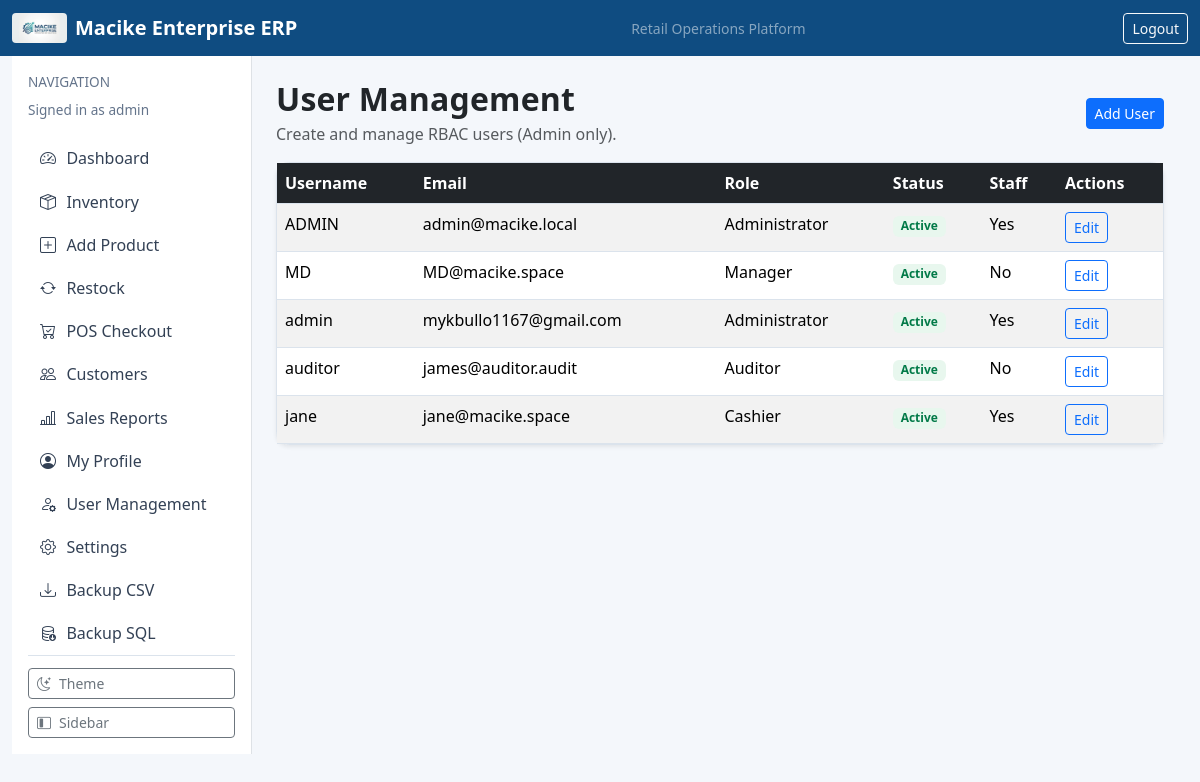
The page /accounts/users/ (signed in) on the database as committed earlier.
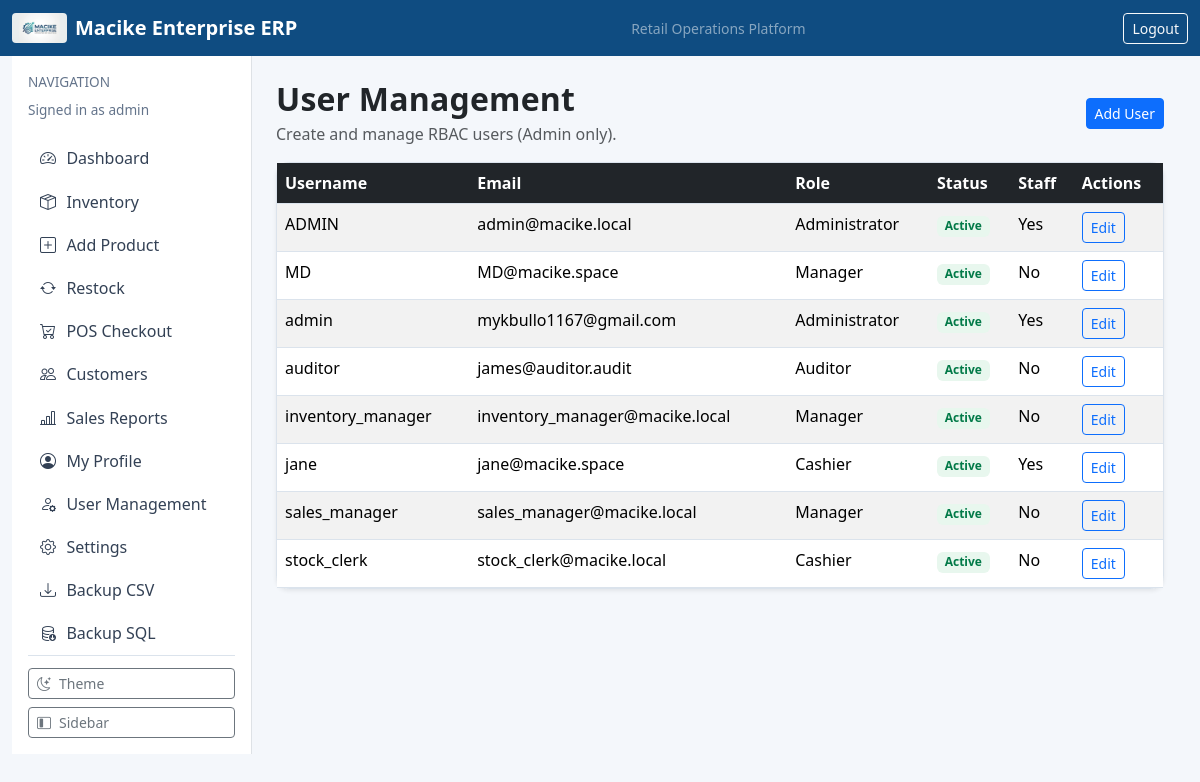
The same page on the database as committed later.
### dashboard/models.py (models this page shows, shortened)
class AppSettings(models.Model):
    class ThemeChoice(models.TextChoices):
        LIGHT = "light", "Light"
        DARK = "dark", "Dark"
        SYSTEM = "system", "System"
    business_name = models.CharField(max_length=120, default="Macike Enterprise")
    logo_url = models.CharField(max_length=255, blank=True, help_text="Set a web/static path e.g. /static/img/macike-logo.png")
    business_address = models.CharField(max_length=255, blank=True, default="Mombasa, Kenya")
    business_phone = models.CharField(max_length=40, blank=True, default="")
    business_email = models.EmailField(blank=True, default="")
    currency_code = models.CharField(max_length=10, default="KES")
    vat_rate = models.DecimalField(max_digits=5, decimal_places=2, default=16.00)
    invoice_terms = models.CharField(max_length=255, default="Pay via M-Pesa. Payment due within 5 days.")
    receipt_footer = models.CharField(max_length=255, default="Thank you for shopping with Macike Enterprise.")
    theme = models.CharField(max_length=10, choices=ThemeChoice.choices, default=ThemeChoice.LIGHT)
    compact_mode = models.BooleanField(default=False)
    default_payment_method = models.CharField(max_length=20, default="CASH")
    require_phone_for_mpesa = models.BooleanField(default=True)
    auto_open_receipt = models.BooleanField(default=True)
    updated_at = models.DateTimeField(auto_now=True)
    @classmethod
    def get_solo(cls):
        obj, _ = cls.objects.get_or_create(pk=1)
        return obj

### accounts/models.py (models this page shows, shortened)
class CustomUser(AbstractUser):
    class Roles(models.TextChoices):
        ADMIN = "ADMIN", "Administrator"
        MANAGER = "MANAGER", "Manager"
        CASHIER = "CASHIER", "Cashier"
        AUDITOR = "AUDITOR", "Auditor"
    role = models.CharField(max_length=20, choices=Roles.choices, default=Roles.CASHIER)
    phone_number = models.CharField(max_length=15, blank=True, null=True)

### accounts/views.py (the view)
# urls.py: path("accounts/users/", user_list_view, name="accounts-users"),
@login_required
@role_required("ADMIN")
def user_list_view(request):
    users = CustomUser.objects.all().order_by("username")
    return render(request, "accounts/user_list.html", {"users": users})

### accounts/permissions.py (called while the page is built)
def role_required(*allowed_roles):
    def decorator(view_func):
        @wraps(view_func)
        def _wrapped(request, *args, **kwargs):
            user = request.user
            if not user.is_authenticated:
                return redirect("login")
            if user.is_superuser or getattr(user, "role", None) in allowed_roles:
                return view_func(request, *args, **kwargs)
            messages.error(request, "You do not have permission to access this page.")
            return redirect("dashboard-home")
        return _wrapped
    return decorator

### dashboard/context_processors.py (called while the page is built)
def app_settings(request):
    return {"app_settings": AppSettings.get_solo()}

### templates/accounts/user_list.html
{% extends "base.html" %}
{% block content %}
<div class="d-flex justify-content-between align-items-center mb-3">
    <div>
        <h2 class="section-title mb-1">User Management</h2>
        <p class="text-muted mb-0">Create and manage RBAC users (Admin only).</p>
    </div>
    <a class="btn btn-primary btn-sm" href="/accounts/users/new/">Add User</a>
</div>
<div class="card shadow-sm">
    <div class="table-responsive">
        <table class="table table-striped mb-0">
            <thead class="table-dark">
                <tr><th>Username</th><th>Email</th><th>Role</th><th>Status</th><th>Staff</th><th>Actions</th></tr>
            </thead>
            <tbody>
                {% for u in users %}
                    <tr>
                        <td>{{ u.username }}</td>
                        <td>{{ u.email|default:"-" }}</td>
                        <td>{{ u.get_role_display }}</td>
                        <td>{% if u.is_active %}<span class="badge badge-soft-success">Active</span>{% else %}<span class="badge badge-soft-danger">Inactive</span>{% endif %}</td>
                        <td>{% if u.is_staff %}Yes{% else %}No{% endif %}</td>
                        <td><a class="btn btn-outline-primary btn-sm" href="/accounts/users/{{ u.id }}/edit/">Edit</a></td>
                    </tr>
                {% empty %}
                    <tr><td colspan="6" class="text-center">No users found.</td></tr>
                {% endfor %}
            </tbody>
        </table>
    </div>
</div>
{% endblock %}

### templates/base.html (shortened to what this page needs)
{% load static %}
<!doctype html>
<html lang="en">
<head>
    <link href="https://cdn.jsdelivr.net/npm/bootstrap@5.3.3/dist/css/bootstrap.min.css" rel="stylesheet">
    <link href="https://cdn.jsdelivr.net/npm/bootstrap-icons@1.11.3/font/bootstrap-icons.css" rel="stylesheet">
</head>
<body class="{% if app_settings.theme == 'dark' %}theme-dark{% endif %}{% if app_settings.compact_mode %} compact{% endif %}">
    <nav class="navbar navbar-expand-lg navbar-dark" style="background: var(--brand-primary);">
        <div class="container-fluid">
            <a class="navbar-brand fw-semibold d-flex align-items-center gap-2" href="/">
                {% if app_settings.logo_url %}
                    <img src="{{ app_settings.logo_url }}" alt="Business Logo" style="height: 30px; width: auto; border-radius: 4px;">
                {% endif %}
                <span>{{ app_settings.business_name }} ERP</span>
            </a>
            <span class="text-white-50 small d-none d-md-inline">Retail Operations Platform</span>
            {% if user.is_authenticated %}
                <form method="post" action="/logout/" class="d-inline">
                    <button class="btn btn-outline-light btn-sm" type="submit">Logout</button>
                </form>
            {% endif %}
        </div>
    </nav>
    <main class="container-fluid app-shell">
        <div class="row g-0">
            {% if user.is_authenticated %}
            <aside class="sidebar-col p-3 border-end bg-white d-flex flex-column">
                <div>
                    <p class="text-uppercase app-subtitle mb-2 sidebar-caption">Navigation</p>
                    <p class="app-subtitle sidebar-role mb-3">Signed in as {{ user.username }}</p>
                </div>
                <div class="flex-grow-1">
                    <a class="sidebar-link" href="/" title="Dashboard"><i class="bi bi-speedometer2"></i><span class="link-text">Dashboard</span></a>
                    <a class="sidebar-link" href="/inventory/" title="Inventory"><i class="bi bi-box-seam"></i><span class="link-text">Inventory</span></a>
                    <a class="sidebar-link" href="/inventory/new/" title="Add Product"><i class="bi bi-plus-square"></i><span class="link-text">Add Product</span></a>
                    <a class="sidebar-link" href="/inventory/restock/" title="Restock"><i class="bi bi-arrow-repeat"></i><span class="link-text">Restock</span></a>
                    <a class="sidebar-link" href="/sales/pos/" title="POS Checkout"><i class="bi bi-cart-check"></i><span class="link-text">POS Checkout</span></a>
                    <a class="sidebar-link" href="/sales/customers/" title="Customers"><i class="bi bi-people"></i><span class="link-text">Customers</span></a>
                    <a class="sidebar-link" href="/sales/report/" title="Sales Reports"><i class="bi bi-bar-chart-line"></i><span class="link-text">Sales Reports</span></a>
                    <a class="sidebar-link" href="/profile/" title="My Profile"><i class="bi bi-person-circle"></i><span class="link-text">My Profile</span></a>
                    {% if user.role == "ADMIN" or user.is_superuser %}
                    <a class="sidebar-link" href="/accounts/users/" title="User Management"><i class="bi bi-person-gear"></i><span class="link-text">User Management</span></a>
                    {% endif %}
                    <a class="sidebar-link" href="/settings/" title="Settings"><i class="bi bi-gear"></i><span class="link-text">Settings</span></a>
                    <a class="sidebar-link" href="/backup/export/csv/" title="Backup CSV"><i class="bi bi-download"></i><span class="link-text">Backup CSV</span></a>
                    <a class="sidebar-link" href="/backup/export/csv/?format=sql" title="Backup SQL"><i class="bi bi-database-down"></i><span class="link-text">Backup SQL</span></a>
                </div>
                <div class="sidebar-footer d-grid gap-2">
                    <button id="themeToggle" class="btn btn-outline-secondary btn-sm sidebar-control-btn" type="button" title="Toggle light/dark theme">
                        <i id="themeToggleIcon" class="bi bi-moon-stars"></i><span class="link-text">Theme</span>
                    </button>
                    <button id="sidebarToggle" class="btn btn-outline-secondary btn-sm sidebar-control-btn" type="button" title="Toggle sidebar">
                        <i class="bi bi-layout-sidebar-inset"></i><span class="link-text">Sidebar</span>
                    </button>
                </div>
            </aside>
            <section class="content-col p-4">
            {% else %}
            <section class="col-12 p-4">
            {% endif %}
                {% block content %}{% endblock %}
            </section>
        </div>
    </main>
</body>
</html>

### templates/base.html (style rules this page uses)
:root { --brand-primary: #0f4c81; --brand-accent: #1f9d8b; --brand-bg: #f4f7fb; }
body { background: var(--brand-bg); }
.app-shell { min-height: calc(100vh - 56px); }
.app-shell .sidebar-col { width: 240px; transition: width 0.28s ease; overflow: hidden; }
.app-shell .content-col { width: calc(100% - 240px); transition: width 0.28s ease; }
.card { border: 1px solid #dbe3ec; border-radius: 0.8rem; box-shadow: 0 1px 3px rgba(15, 23, 42, 0.06); }
.table { border-color: #dbe3ec; }
.table > :not(caption) > * > * { border-bottom-color: #dbe3ec; }
.badge-soft-success { background: #e8f7ee; color: #027a48; }
.section-title { font-weight: 700; letter-spacing: 0.2px; }
.sidebar-link { color: #334155; text-decoration: none; padding: 0.6rem 0.75rem; border-radius: 0.5rem; display: flex; align-items: center; gap: 0.65rem; white-space: nowrap; }
.sidebar-link i { width: 1rem; text-align: center; font-size: 1rem; }
.sidebar-link .link-text { transition: opacity 0.2s ease; }
.app-subtitle { font-size: 0.85rem; color: #64748b; }
.sidebar-footer { border-top: 1px solid #dbe3ec; padding-top: 0.75rem; margin-top: auto; }
.sidebar-control-btn { width: 100%; display: flex; align-items: center; gap: 0.5rem; justify-content: flex-start; }

Rows that differ between the two databases and show on the page:
added CustomUser: username "inventory_manager", email "inventory_manager@macike.local", role "Manager", is_active "Active", is_staff "No"
added CustomUser: username "sales_manager", email "sales_manager@macike.local", role "Manager", is_active "Active", is_staff "No"
added CustomUser: username "stock_clerk", email "stock_clerk@macike.local", role "Cashier", is_active "Active", is_staff "No"
